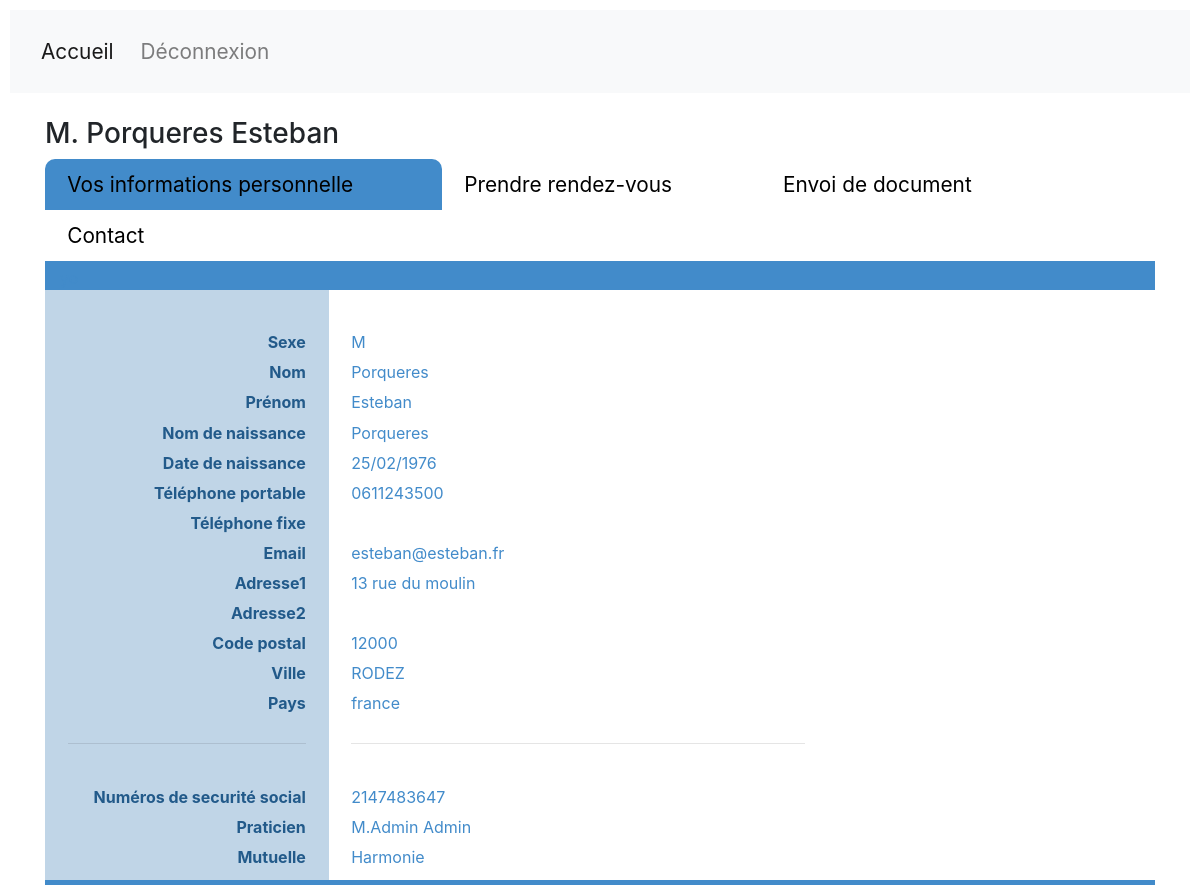
The app's page /patient_home.php (signed in) with its own data.
### tables this page shows
CREATE TABLE `patient` (
  `idPatient` int(11) NOT NULL,
  `nom` varchar(100) NOT NULL,
  `prenom` varchar(100) NOT NULL,
  `sexe` varchar(10) NOT NULL,
  `nom_naissance` varchar(100) NOT NULL,
  `date_naissance` date NOT NULL,
  `telephone_portable` varchar(100) NOT NULL,
  `telephone_fixe` varchar(100) NOT NULL,
  `email` text NOT NULL,
  `adresse1` varchar(250) NOT NULL,
  `adresse2` varchar(250) NOT NULL,
  `code_postal` varchar(20) NOT NULL,
  `ville` varchar(100) NOT NULL,
  `pays` varchar(100) NOT NULL,
  `numero_securite_sociale` bigint(20) NOT NULL,
  `mot_de_passe` varchar(250) NOT NULL,
  `idMutuelle` int(11) DEFAULT NULL,
  `idPraticien` int(11) DEFAULT NULL
);

CREATE TABLE `praticien` (
  `idPraticien` int(11) NOT NULL,
  `nom` varchar(50) NOT NULL,
  `prenom` varchar(50) NOT NULL,
  `sexe` varchar(2) NOT NULL,
  `telephone_portable` varchar(50) NOT NULL,
  `telephone_fixe` varchar(50) NOT NULL,
  `email` varchar(50) NOT NULL,
  `adresse1` varchar(100) NOT NULL,
  `adresse2` varchar(100) NOT NULL,
  `code_postal` varchar(6) NOT NULL,
  `ville` varchar(50) NOT NULL,
  `pays` varchar(50) NOT NULL,
  `mot_de_passe` varchar(250) NOT NULL,
  `code_rpps` bigint(15) NOT NULL
);

CREATE TABLE `mutuelle` (
  `idMutuelle` int(11) NOT NULL,
  `nom` varchar(50) NOT NULL,
  `adresse` varchar(100) NOT NULL,
  `code_postal` varchar(6) NOT NULL,
  `ville` varchar(50) NOT NULL,
  `email` varchar(50) NOT NULL,
  `telephone` varchar(50) NOT NULL
);

### class/dao.php (called while the page is built, shortened)
<?php
class DAO {
	private $host="localhost";
	private $db="professionliberal";
	private $user="root";
	private $password='';
	private $userWrite="root";
	private $passwordWrite='';
	private $bdd;
	private function connect($write=false){
		try
		{
			if ($write) {
					$this->bdd = new PDO('mysql:host='.$this->host.';dbname='.$this->db.';charset=utf8', $this->userWrite, $this->passwordWrite);
				} else {
					$this->bdd= new PDO('mysql:host='.$this->host.';dbname='.$this->db.';charset=utf8',$this->user,$this->password);
				}
		}
		catch(Exception $e)
		{
			print "Error !:".$e->getMessage()."<br/>";
			die();
		}
	}
	private function executeQuery($sql) {
			$reponse=$this->bdd->query($sql);
			return $reponse->fetchAll(PDO::FETCH_ASSOC);
		}
		public function getNomPrenom($select="",$id=""){
            $sql="SELECT ".$select." FROM patient LEFT JOIN mutuelle ON (mutuelle.idMutuelle=patient.idMutuelle) LEFT JOIN praticien ON (praticien.idPraticien=patient.idPraticien) WHERE idPatient=".$id ;
            return $this->executeQuery($sql);
        }
}
$dao=new DAO();
?>

### patient_home.php (the view, shortened to what this page needs)
<?php
if (!isset($_SESSION["id"]))  {
	header("Location:login-register.php?patient=register&user=login");
} else {
    require_once("class/dao.php");
    $item=$dao->getNomPrenom("mutuelle.nom as mutuelle,praticien.email as emailPraticien,praticien.nom as praticienN,praticien.prenom as praticienP,praticien.sexe as praticienS,patient.nom,patient.prenom,patient.sexe,patient.nom_naissance,patient.date_naissance,patient.telephone_portable,patient.telephone_fixe,patient.email,patient.adresse1,patient.adresse2,patient.code_postal,patient.ville,patient.pays,patient.numero_securite_sociale",$_SESSION["id"]);
        if (!isset($_SESSION["id"]))  {
            header("Location:index.php");
        } else {
?>
<!DOCTYPE html>
<html lang="fr">
<head>
    <link rel="stylesheet" type="text/css" href="https://cdn.datatables.net/1.10.22/css/jquery.dataTables.css">
    <link rel="stylesheet" href="https://cdn.jsdelivr.net/npm/bootstrap@4.5.3/dist/css/bootstrap.min.css">
    <link href='https://cdn.jsdelivr.net/combine/npm/fullcalendar-scheduler@5.4.0/main.min.css,npm/fullcalendar-scheduler@5.4.0/main.min.css' rel='stylesheet' />
    <link rel="stylesheet" href="css/patient_home.css">
          <link href='https://cdn.jsdelivr.net/npm/bootstrap@4.5.0/dist/css/bootstrap.css' rel='stylesheet' />
          <link href='https://cdn.jsdelivr.net/npm/@fortawesome/fontawesome-free@5.13.1/css/all.css' rel='stylesheet'>
</head>
<body>
<header>
<nav class="navbar navbar-expand-lg navbar-light bg-light">
  <div class="container-fluid">
    <a class="navbar-brand" href="index.php">Accueil</a>
    <div class="collapse navbar-collapse" id="navbarNav">
      <ul class="navbar-nav">
        <li class="nav-item">
          <a class="nav-link" href="index.php?disconnect=true"  tabindex="-1" >Déconnexion </a>
        </li>
      </ul>
    </div>
  </div>
</nav>
</header>
<br>
<div class="container"><h3><?= $item[0]["sexe"]?>. <?= $item[0]["nom"]?> <?= $item[0]["prenom"]?></h3></div>
<div id="exTab1" class="container">
    <ul class="nav nav-pills">
        <li class="active"><a  href="#1a" data-toggle="tab">Vos informations personnelle</a>
        </li>
        <li><a href="#2a" data-toggle="tab">Prendre rendez-vous</a>
        </li>
        <li><a href="#3a" data-toggle="tab">Envoi de document</a>
        </li>
        <li><a href="#4a" data-toggle="tab">Contact</a>
        </li>
    </ul>
    <div class="tab-content clearfix">
        <div class="tab-pane active" id="1a">
            <h7>yo</h7>
            <div class="white_background_conteneur">
                <div id="conteneur_type_information">
                    <br>
                    <br>
                    <br>Sexe <br>
                    <br>Nom <br>
                    <br>Prénom <br>
                    <br>Nom de naissance <br>
                    <br>Date de naissance <br>
                    <br>Téléphone portable <br>
                    <br>Téléphone fixe<br>
                    <br>Email<br>
                    <br>Adresse1 <br>
                    <br>Adresse2 <br>
                    <br>Code postal <br>
                    <br>Ville <br>
                    <br>Pays <br>
                    <br>
                    <hr>
                    <br>
                    <br>Numéros de securité social <br>
                    <br>Praticien <br>
                    <br>Mutuelle <br>
                    <br>
                </div>
                <div id="conteneur_information">
                    <br>
                    <br>
                    <br><?= $item[0]["sexe"]?><br>
                    <br><?= $item[0]["nom"]?><br>
                    <br><?= $item[0]["prenom"]?><br>
                    <br><?= $item[0]["nom_naissance"]?><br>
                    <br><?= date("d/m/Y", strtotime($item[0]["date_naissance"]));?><br>
                    <br><?= $item[0]["telephone_portable"]?><br>
                    <br><?= $item[0]["telephone_fixe"]?><br>
                    <br><?= $item[0]["email"]?><br>
                    <br><?= $item[0]["adresse1"]?><br>
                    <br><?= $item[0]["adresse2"]?><br>
                    <br><?= $item[0]["code_postal"]?><br>
                    <br><?= $item[0]["ville"]?><br>
                    <br><?= $item[0]["pays"]?><br>
                    <br>
                    <hr>
                    <br>
                    <br><?= $item[0]["numero_securite_sociale"]?><br>
                    <?php $nomination="";
                    if ($item[0]["praticienS"]=="M"){
                        $nomination="M.";
                    }else{
                        $nomination="Mme. ";
                    }?>
                    <br><?=$nomination.$item[0]["praticienN"]." ".$item[0]["praticienP"]?><br>
                    <br><?= $item[0]["mutuelle"]?><br>
                    <br>
                </div>
            </div>
        </div>
        </div>
</div>
<?php } ?>
</body>
</html>
<?php }

### css/patient_home.css (style rules this page uses)
body { padding: 10px; }
li { padding-left: 2%; padding-right: 8%; padding-top: 10px; padding-bottom: 10px; border-top-left-radius:10px; border-top-right-radius:10px; }
#exTab1 .tab-content { color : #428bca; background-color: #428bca; padding : 5px 15px; }
#exTab1 .nav-pills > li > a { border-radius: 0; }
a { text-decoration: none; }
a:link { color: black; font-size: 1.3em; text-decoration: none; }
.active { background-color: #428bca; }
.white_background_conteneur { line-height : 94%; width: 105%; margin-left: -15px; background-color: white; color:#428bca; display: flex; overflow: hidden; }
#conteneur_type_information { background-color: #C0D5E7; text-align: right; font-weight: bold; color:#225A8A; width: 25%; padding-right: 2%; padding-left: 2%; }
#conteneur_information { margin-left: 2%; margin-right: 2%; width: 40%; }

### records on screen
patient: sexe "M", nom "Porqueres", prenom "Esteban", nom_naissance "Porqueres", date_naissance "25/02/1976", telephone_portable "0611243500", email "esteban@esteban.fr", adresse1 "13 rue du moulin", code_postal "12000", ville "RODEZ", pays "france", numero_securite_sociale "2147483647", idPraticien.sexe "M.", idPraticien.nom "Admin", idPraticien.prenom "Admin", idMutuelle.nom "Harmonie"
